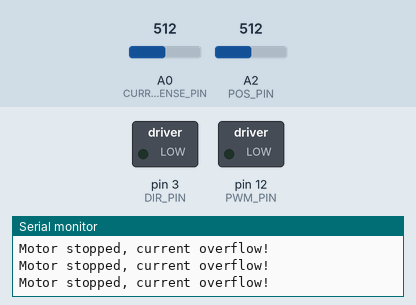
Recording of a sketch running on a simulated Arduino Uno, built with avr-gcc and run on an emulated ATmega328P. Shown: switched loads named in the sketch (green lamp = pin HIGH), the last lines printed to the serial monitor. The test bench sets the inputs (shaded band); at power-on: A0 (CURRENT_SENSE_PIN) = 512, A2 (POS_PIN) = 512.

Above: at 1.2 s.
1.3 s: A0 (CURRENT_SENSE_PIN) set to 0
At 2.4 s:
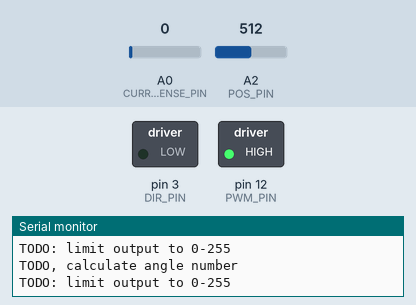
2.8 s: A2 (POS_PIN) set to 531
At 3.1 s:
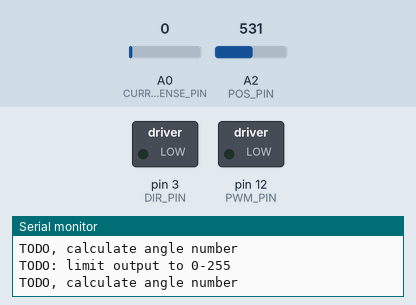
5.8 s: A2 (POS_PIN) set to 511
At 6.8 s:
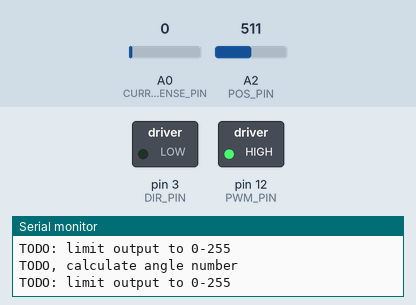
Timing chart, 0 to 8.8 s (numbered marks = the images above; inputs shaded):
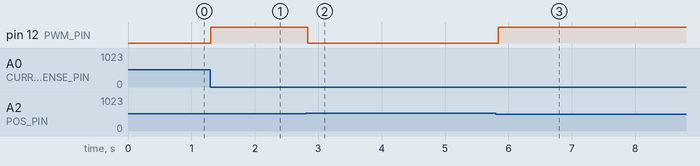

Measured:
- the behaviour switches between 517 and 518 on A2 (POS_PIN) (found by bisection; images 1 and 2)
- after the input at 1.3 s, pin 12 (PWM_PIN): LOW → HIGH at once
- after the input at 2.8 s, pin 12 (PWM_PIN): HIGH → LOW at once
- after the input at 5.8 s, pin 12 (PWM_PIN): LOW → HIGH at once

The sketch:

Mia_hand_v1.ino
```cpp
/*
 * MoveItAll closed loop control for the smart brace
 *
 * JJS @ ProtoSpace 2017
 */

#define DEBUG // uncomment to use serial debugging
#define BAUDRATE 9600

#define CURRENT_SENSE_CHECK_MS 50 // check the current every x ms

#define BACKWARD 0
#define FORWARD 1

/* Pins */
#define PWM_PIN 12          // Channel A PWM
#define DIR_PIN 3             // Channel A direction
#define BRAKE_PIN 9           // Channel A brake
#define CURRENT_SENSE_PIN A0  // Channel A current sense adc
#define POS_PIN           A2  // Potentiometer connected to the shaft for position feedback

#define CURR_MAX 55
#define ANGLE_MIN_LIMIT 0   // degree
#define ANGLE_MAX_LIMIT 90  // degree
#define P_GAIN 1

/* Global variables */
char received_byte;
int current = 0;
int currentLimit = 0;
volatile uint8_t movementEnabled = true;
volatile uint8_t intCounter = 0;
uint8_t setpoint = 0;

SIGNAL(TIMER0_COMPA_vect) // Interrupt is called once a millisecond
{
  if(intCounter == CURRENT_SENSE_CHECK_MS)
  {
    current = analogRead(CURRENT_SENSE_PIN);  // check current
    if(current > currentLimit)
    {
      movementEnabled = false; //TODO TOGGLE BIT -> NO MOVEMENT!
    }
    else {movementEnabled = true;}

    control_motor();  // control loop

    intCounter = 0;
  }
  else {intCounter++;}
}

void setup()
{
  pinMode (PWM_PIN, OUTPUT);
  digitalWrite(PWM_PIN, LOW);
  pinMode (DIR_PIN, OUTPUT);
  digitalWrite(DIR_PIN, LOW);

  pinMode (CURRENT_SENSE_PIN, INPUT);
  pinMode (POS_PIN, INPUT);

  // Timer0 is already used for millis() - we'll just interrupt somewhere
  // in the middle and call the "Compare A" function below
  OCR0A = 0xAF;
  TIMSK0 |= _BV(OCIE0A);

  Serial.begin(BAUDRATE);

  #ifdef DEBUG
    Serial.println("Start motor test");
    Serial.println("Open = '+'");
    Serial.println("Close = '-'");
    Serial.println("Info = 'i'");
  #endif

}

void loop()
{
  //Serial.println("Current = " + String(analogRead(A0)));
  //Serial.println(avg());

  received_byte = Serial.read();
  switch (received_byte)
  {
    case '+':
    break;
    break;
    default:
    break;
  }
  received_byte = 0;

  delay(10);
}
/*
void motor(uint8_t dir, uint8_t speed, int ms)
{
  digitalWrite (dirA, dir);
  for(int i=0; i<speed; i++)
  {
    analogWrite (speedA,i);
    delayMicroseconds(500);
  }

  for(int i=0; i<ms; i++)
  {
    //current_max = analogRead(A1);
    current_max = map(analogRead(A1), 0, 1023, 0, 100);
    current = analogRead(A0);
    Serial.print(String(current_max) + "," + String(current));
    if(curr_trip)
    {
      Serial.println(",TRIP!");
    }
    else
    {
      Serial.println
      (",OK");
    }
    //if(current>CURR_MAX)
    if(current>current_max)
    {
      curr_trip = 1;
      digitalWrite (PWM_PIN, LOW);
      //Serial.println("Current too high!");
    }
    delay(1);
  }
  digitalWrite (speedA, LOW);
  curr_trip = 0;
}*/

/* Function to set the position of the hand */
uint8_t set_setpoint(uint8_t angle)
{
  if((angle >= ANGLE_MIN_LIMIT) && (angle <= ANGLE_MAX_LIMIT))
  {
     setpoint = angle;
  }
  return setpoint;
}

uint8_t get_setpoint(void)
{
  return setpoint;
}

/* Function to get the angle of the hand in deg */
uint8_t get_angle(void)
{
  Serial.println("TODO, calculate angle number");
  uint8_t angle = 0;
  angle = map(analogRead(POS_PIN), 0, 1023, 0, 255);

  return (angle);
}

/* Function to calculate the pwm output to the motor (P control loop) */
uint8_t calculate_output(uint8_t setpoint, uint8_t current_angle)
{
  uint8_t pwm_output = (P_GAIN * (setpoint - current_angle)); // Calculate P action, pwm output to motor
  Serial.println("TODO: limit output to 0-255");
  pwm_output = (pwm_output > 255) ? 255 : pwm_output;  // limit input
  return pwm_output;
}

uint8_t control_motor(void)
{
  static uint8_t pwm_new;
  static uint8_t pwm_old;

  if(movementEnabled) // OK
  {
    pwm_new = calculate_output(get_setpoint(), get_angle());
    digitalWrite(BRAKE_PIN, LOW);       // Release brake condition

    if(pwm_new != pwm_old)              // Only write a new value if necessary
    {
      analogWrite(PWM_PIN, pwm_new);    // set pwm output
      pwm_old = pwm_new;
    }
  }
  else                // current overflow
  {
    digitalWrite(BRAKE_PIN, HIGH); // Brake condition, HIGH = Brake
    analogWrite(PWM_PIN, 0);
    #ifdef DEBUG
    Serial.println("Motor stopped, current overflow!");
    #endif
    return true;                   // failed, current limit
  }

  return false;
}
```
